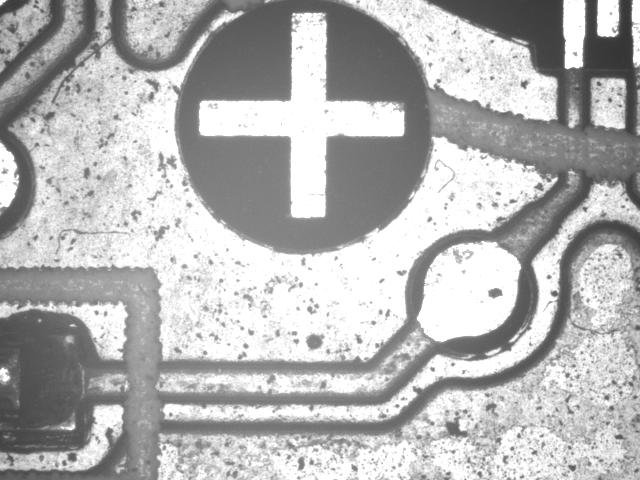
#> input picture jupyter/01.jpg, 640 x 480 px
$ jupyter execute --allow-errors ncc.ipynb
#> lines starting #> are read from the running program, lines starting #| are printed output that depends on the picture
# NCC灰度模版匹配
# stream

## 运行环境：
- PYNQ-Z2物理板卡 （pynq2.7）
- Vitis HLS 2023
- Vivado 2023

读入图片

[cell 1]
import cv2 as cv
from  matplotlib import pyplot as plt

imgcolor = cv.imread('./01.jpg')
#> imgcolor is the input picture: shape (480, 640, 3); min 44, max 255, mean 180.4
img = cv.cvtColor(imgcolor, cv.COLOR_BGR2GRAY)
img = cv.resize(img,dsize=None,fx=0.093,fy=0.093,interpolation=cv.INTER_LINEAR)
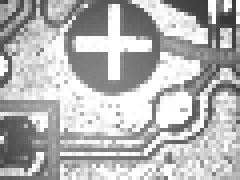
#> img: shape (45, 60) (shown 4 times larger); min 54, max 255, mean 180.1
print(img.shape)
#| (45, 60)

plt.imshow(imgcolor[:,:,::-1])

读入模版

[cell 2]
tmpcolor = cv.imread('./model.jpg')
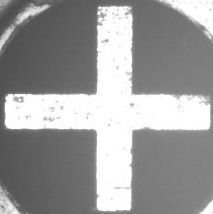
#> input picture jupyter/model.jpg, 213 x 214 px
#> tmpcolor is the input picture: shape (214, 213, 3); min 73, max 255, mean 154.8
tmp = cv.cvtColor(tmpcolor, cv.COLOR_BGR2GRAY)
tmp = cv.resize(tmp,dsize=None,fx=0.093,fy=0.093,interpolation=cv.INTER_LINEAR)
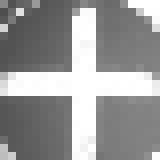
#> tmp: shape (20, 20) (shown 8 times larger); min 78, max 255, mean 152.8
print(tmp.shape)
#| (20, 20)

plt.imshow(tmpcolor[:,:,::-1])

## python opencv库函数模版匹配

[cell 3]
res = cv.matchTemplate(img, tmp, cv.TM_CCOEFF_NORMED)
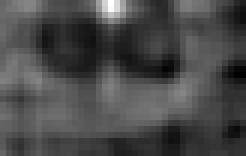
#> res: shape (26, 41) float32 (shown 6 times larger); min -0.315, max 0.859, mean 0.0235; drawn with min black and max white
min_Val, max_Val, min_Loc, max_Loc = cv.minMaxLoc(res)
#> min_Val = -0.315; max_Val = 0.859; min_Loc = (40, 12); max_Loc = (18, 0)

plt.figure(1)
plt.subplot(1,2,1)
plt.imshow(res, cmap=plt.cm.gray)
plt.title('max loc:{}'.format(max_Loc))

plt.subplot(1,2,2)
img_rect = cv.rectangle(img, max_Loc, (max_Loc[0]+tmp.shape[1], max_Loc[1]+tmp.shape[0]), (0, 0, 255), 3)
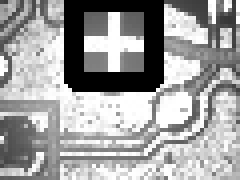
#> img_rect: shape (45, 60) (shown 4 times larger); min 0, max 255, mean 159.4
plt.imshow(img_rect, cmap=plt.cm.gray)

## FPGA模版匹配

### 加载Overlay

Overlay模块封装了ARM CPU与FPGA的PL部分进行交互的接口。

[cell 4]
from pynq import Overlay
#> (the rest of this cell did not finish here and is left out)

### 分配内存供IP使用

[cell 5]
from pynq import allocate
tmp_rows = tmp.shape[0]
#> tmp_rows = 20
tmp_cols = tmp.shape[1]
#> tmp_cols = 20
img_rows = img.shape[0]
#> img_rows = 45
img_cols = img.shape[1]
#> img_cols = 60
#> (the rest of this cell did not finish here and is left out)
